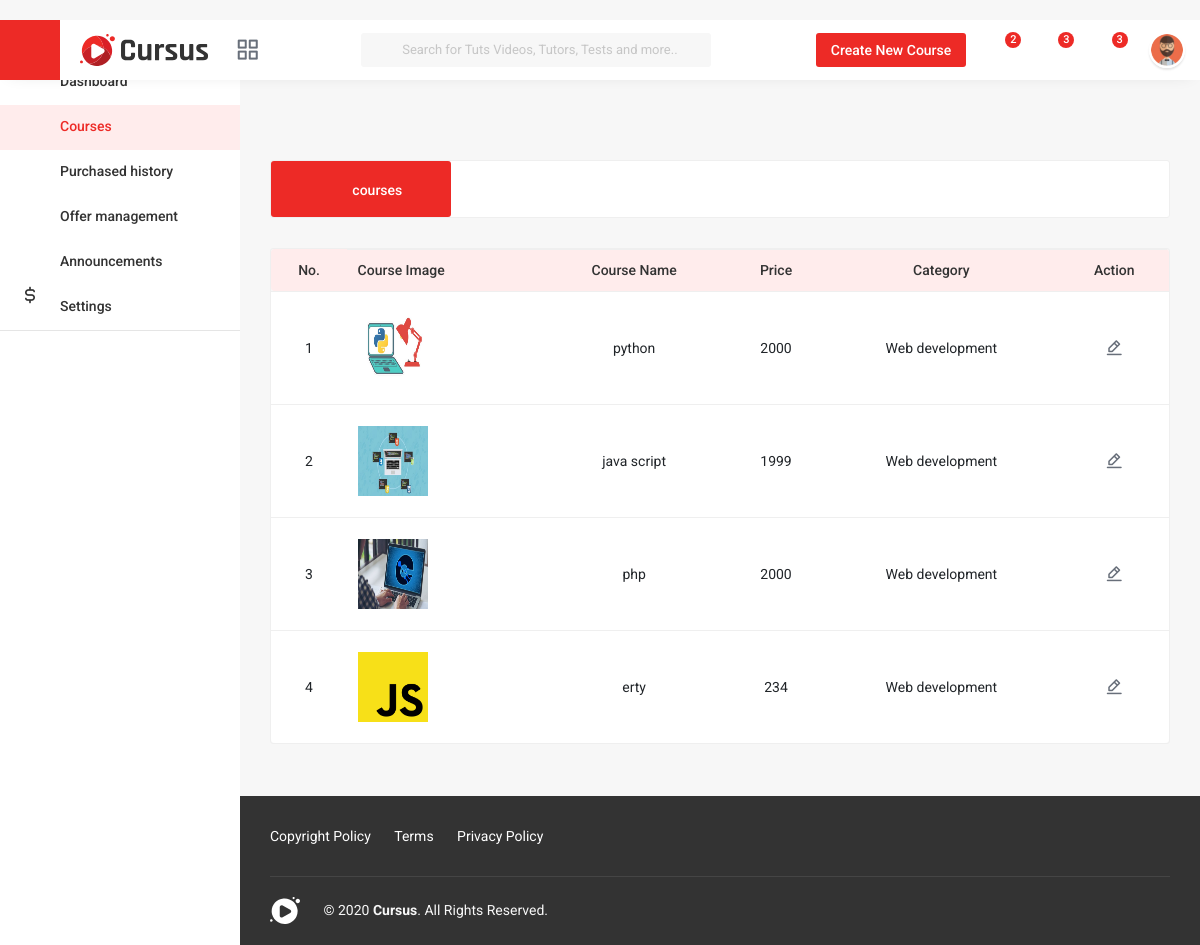
The page /tutor/course (signed in) on the database its author committed.
### learn_tutor/models.py (models this page shows, shortened)
class Course(models.Model):
    video1= models.FileField(upload_to='videos', null=True, verbose_name="")
    video2= models.FileField(upload_to='videos', null=True, verbose_name="")
    video3= models.FileField(upload_to='videos', null=True, verbose_name="")
    video4= models.FileField(upload_to='videos', null=True, verbose_name="")
    video5= models.FileField(upload_to='videos', null=True, verbose_name="")
    video6= models.FileField(upload_to='videos', null=True, verbose_name="")
    video7= models.FileField(upload_to='videos', null=True, verbose_name="")
    video8= models.FileField(upload_to='videos', null=True, verbose_name="")
    preview_video = models.FileField(upload_to='videos', null=True, verbose_name="")
    course_name = models.CharField(max_length=50)
    course_des = models.CharField(max_length=1000)
    short_des = models.CharField(max_length=5000)
    category = models.ForeignKey(Category,on_delete=models.CASCADE)
    price = models.IntegerField()
    course_image =  models.ImageField(upload_to='courseimages')
    tutor_name = models.CharField(max_length=50)

### learn_admin/models.py (models this page shows)
class Category(models.Model):
    category_name = models.CharField(max_length=100,unique=True)
    cat_image = models.ImageField(upload_to='categories',blank=True)
    offer = models.IntegerField(default=0)
    def __str__(self):
        return self.category_name

### learn_tutor/views.py (the view)
# urls.py: path('course', views.course, name='course'),
@login_required(login_url='adlogin')
def course(request):
    courses = Course.objects.all()
    return render(request,"tutor/course.html", {'courses' : courses})

### templates/tutor/course.html (shortened to what this page needs)
﻿{% load static %}
<!DOCTYPE html>
<html lang="en">
<head>
<link href="{% static 'user/vendor/unicons-2.0.1/css/unicons.css' %}" rel='stylesheet'>
<link href="{% static 'user/css/vertical-responsive-menu1.min.css' %}" rel="stylesheet">
<link href="{% static 'user/css/instructor-dashboard.css' %}" rel="stylesheet">
<link href="{% static 'user/css/instructor-responsive.css' %}" rel="stylesheet">
<link href="{% static 'user/css/night-mode.css' %}" rel="stylesheet">
<link href="{% static 'user/css/datepicker.min.css' %}" rel="stylesheet">
<link href="{% static 'user/vendor/fontawesome-free/css/all.min.css' %}" rel="stylesheet">
<link href="{% static 'user/vendor/OwlCarousel/assets/owl.carousel.css' %}" rel="stylesheet">
<link href="{% static 'user/vendor/OwlCarousel/assets/owl.theme.default.min.css' %}" rel="stylesheet">
<link href="{% static 'user/vendor/bootstrap/css/bootstrap.min.css' %}" rel="stylesheet">
<link rel="stylesheet" type="text/css" href="{% static 'user/vendor/semantic/semantic.min.css' %}">
</head>
<body>
<header class="header clearfix">
<button id="collapse_menu" class="collapse_menu">
<i class="uil uil-bars collapse_menu--icon "></i>
<span class="collapse_menu--label"></span>
</button>
<div class="main_logo" id="logo">
<a href="index-2.html"><img src="{% static 'user/images/logo.svg" alt=""></a>
</div>
<div class="top-category">
<div class="ui compact menu cate-dpdwn">
<div class="ui simple dropdown item">
<a href="#" class="option_links p-0" title="categories"><i class="uil uil-apps"></i></a>
</div>
</div>
</div>
<div class="search120">
<div class="ui search">
<div class="ui left icon input swdh10">
<input class="prompt srch10" type="text" placeholder="Search for Tuts Videos, Tutors, Tests and more..">
</div>
</div>
</div>
<div class="header_right">
<ul>
<li>
<a href="{% url 'addcourse' %}" class="upload_btn" title="Create New Course">Create New Course</a>
</li>
<li>
<a href="shopping_cart.html" class="option_links" title="cart"><i class='uil uil-shopping-cart-alt'></i><span class="noti_count">2</span></a>
</li>
<li class="ui dropdown">
<a href="#" class="option_links" title="Messages"><i class='uil uil-envelope-alt'></i><span class="noti_count">3</span></a>
</li>
<li class="ui dropdown">
<a href="#" class="option_links" title="Notifications"><i class='uil uil-bell'></i><span class="noti_count">3</span></a>
</li>
<li class="ui dropdown">
<a href="#" class="opts_account" title="Account">
<img src="{% static 'user/images/hd_dp.jpg' %}" alt="">
</a>
</li>
</ul>
</div>
</header>
<nav class="vertical_nav">
<div class="left_section menu_left" id="js-menu">
<div class="left_section">
<ul>
<li class="menu--item">
<a href="instructor_dashboard.html" class="menu--link" title="Dashboard">
<i class="uil uil-apps menu--icon"></i>
<span class="menu--label">Dashboard</span>
</a>
</li>
<li class="menu--item">
<a href="instructor_courses.html" class="menu--link active" title="Courses">
<i class='uil uil-book-alt menu--icon'></i>
<span class="menu--label">Courses</span>
</a>
</li>
<li class="menu--item">
<a href="instructor_notifications.html" class="menu--link" title="Notifications">
<i class='uil uil-bell menu--icon'></i>
<span class="menu--label">Purchased history</span>
</a>
</li>
<li class="menu--item">
<a href="user" class="menu--link" title="My Certificates">
<i class='uil uil-award menu--icon'></i>
<span class="menu--label">Offer management</span>
</a>
</li>
<li class="menu--item">
<a href="" class="menu--link" title="Reviews">
<i class='uil uil-star menu--icon'></i>
<span class="menu--label">Announcements</span>
</a>
</li>
<li class="menu--item">
<a href="" class="menu--link" title="Earning">
<i class='uil uil-dollar-sign menu--icon'></i>
<span class="menu--label">Settings</span>
</a>
</li>
</ul>
</div>
<div class="left_section pt-2">
</div>
</div>
</nav>
<div class="wrapper">
<div class="sa4d25">
<div class="container-fluid">
<div class="row">
<div class="col-md-12">
<div class="my_courses_tabs">
<ul class="nav nav-pills my_crse_nav" id="pills-tab" role="tablist">
<li class="nav-item">
<a class="nav-link active" id="pills-my-courses-tab" data-toggle="pill" href="#pills-my-courses" role="tab" aria-controls="pills-my-courses" aria-selected="true"><i class="uil uil-book-alt"></i>courses</a>
</li>
</ul>
<div class="tab-content" id="pills-tabContent">
<div class="tab-pane fade show active" id="pills-my-courses" role="tabpanel">
<div class="table-responsive mt-30">
<table class="table ucp-table">
<thead class="thead-s">
<tr>
<th class="text-center" scope="col">No.</th>
<th>Course Image</th>
<th class="text-center" scope="col">Course Name</th>
<th class="text-center" scope="col">Price</th>
<th class="text-center" scope="col">Category</th>
<th class="text-center" scope="col">Action</th>
</tr>
</thead>
<tbody>
{% for i in courses %}
<tr>
<td class="text-center">{{ forloop.counter }}</td>
<td><img style="width: 70px;height: 70px;" src="{{ i.course_image.url }}" alt=""></td>
<td class="text-center">{{i.course_name}}</td>
<td class="text-center">{{i.price}}</td>
<td class="text-center">{{i.category}}</td>
<td class="text-center">
    <a href="{% url 'editcourse' i.id %}" title="Edit" class="gray-s"><i class="uil uil-edit-alt"></i></a>
</td>
</tr>
{% endfor %}
</tbody>
</table>
</div>
</div>
</div>
</div>
</div>
</div>
</div>
</div>
<footer class="footer mt-40">
<div class="container-fluid">
<div class="row">
<div class="col-lg-12">
<div class="item_f1">
<a href="terms_of_use.html">Copyright Policy</a>
<a href="terms_of_use.html">Terms</a>
 <a href="terms_of_use.html">Privacy Policy</a>
</div>
</div>
<div class="col-lg-12">
<div class="footer_bottm">
<div class="row">
<div class="col-md-6">
<ul class="fotb_left">
<li>
<a href="index-2.html">
<div class="footer_logo">
<img src="{% static 'user/images/logo1.svg' %}" alt="">
</div>
</a>
</li>
<li>
<p>© 2020 <strong>Cursus</strong>. All Rights Reserved.</p>
</li>
</ul>
</div>
<div class="col-md-6">
<div class="edu_social_links">
<a href="#"><i class="fab fa-facebook-f"></i></a>
<a href="#"><i class="fab fa-twitter"></i></a>
<a href="#"><i class="fab fa-google-plus-g"></i></a>
<a href="#"><i class="fab fa-linkedin-in"></i></a>
<a href="#"><i class="fab fa-instagram"></i></a>
<a href="#"><i class="fab fa-youtube"></i></a>
<a href="#"><i class="fab fa-pinterest-p"></i></a>
</div>
</div>
</div>
</div>
</div>
</div>
</div>
</footer>
</div>
</body>
</html>

### static/user/css/instructor-responsive.css (style rules this page uses)
@media (min-width: 1200px) { .container-fluid { padding-right: 30px !important; padding-left: 30px !important; } }

### rows shown on the page
Course: course_image (picture), course_name "python", price "2000", category "Web development"
Course: course_image (picture), course_name "java script", price "1999", category "Web development"
Course: course_image (picture), course_name "php", price "2000", category "Web development"
Course: course_image (picture), course_name "erty", price "234", category "Web development"
